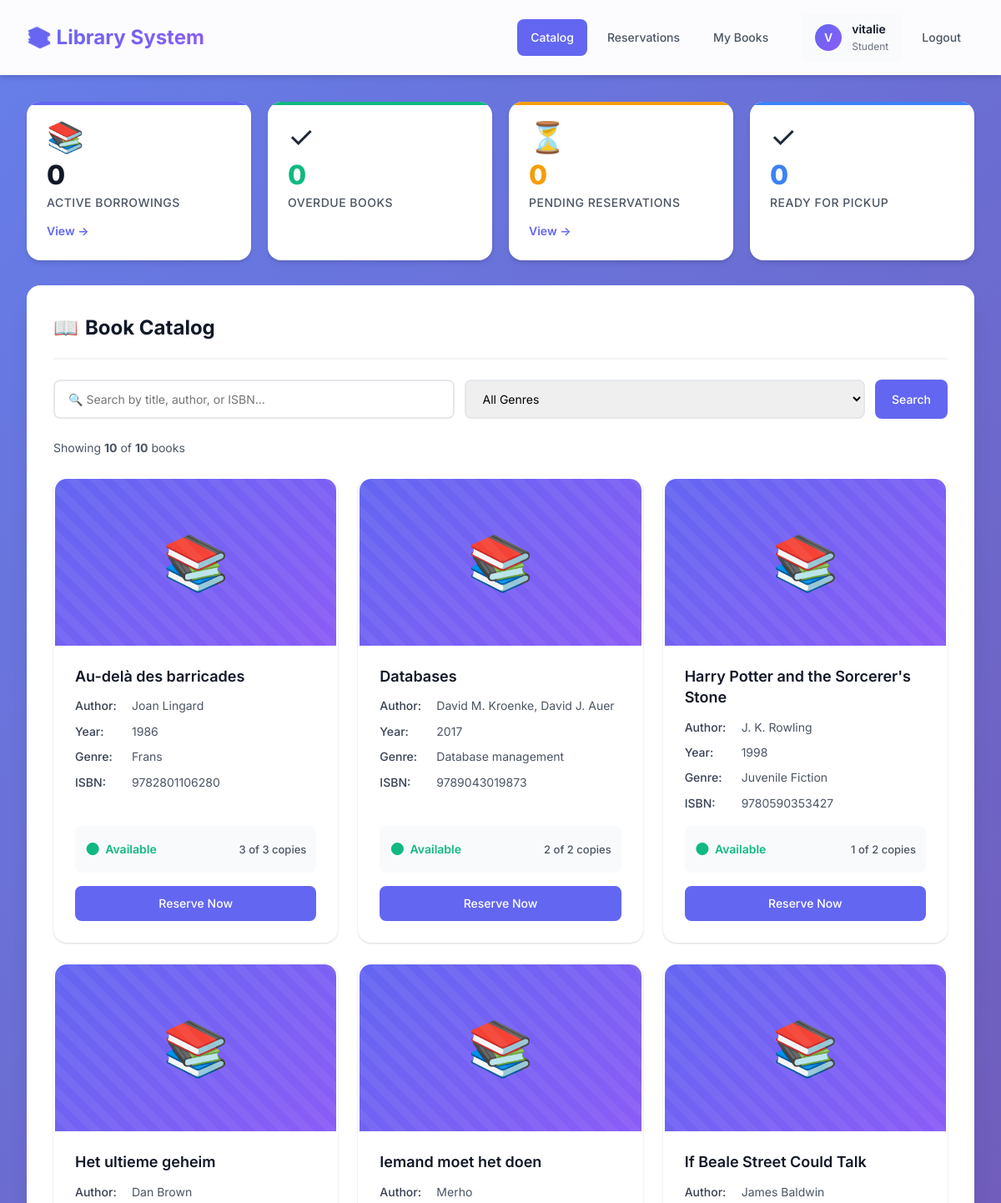
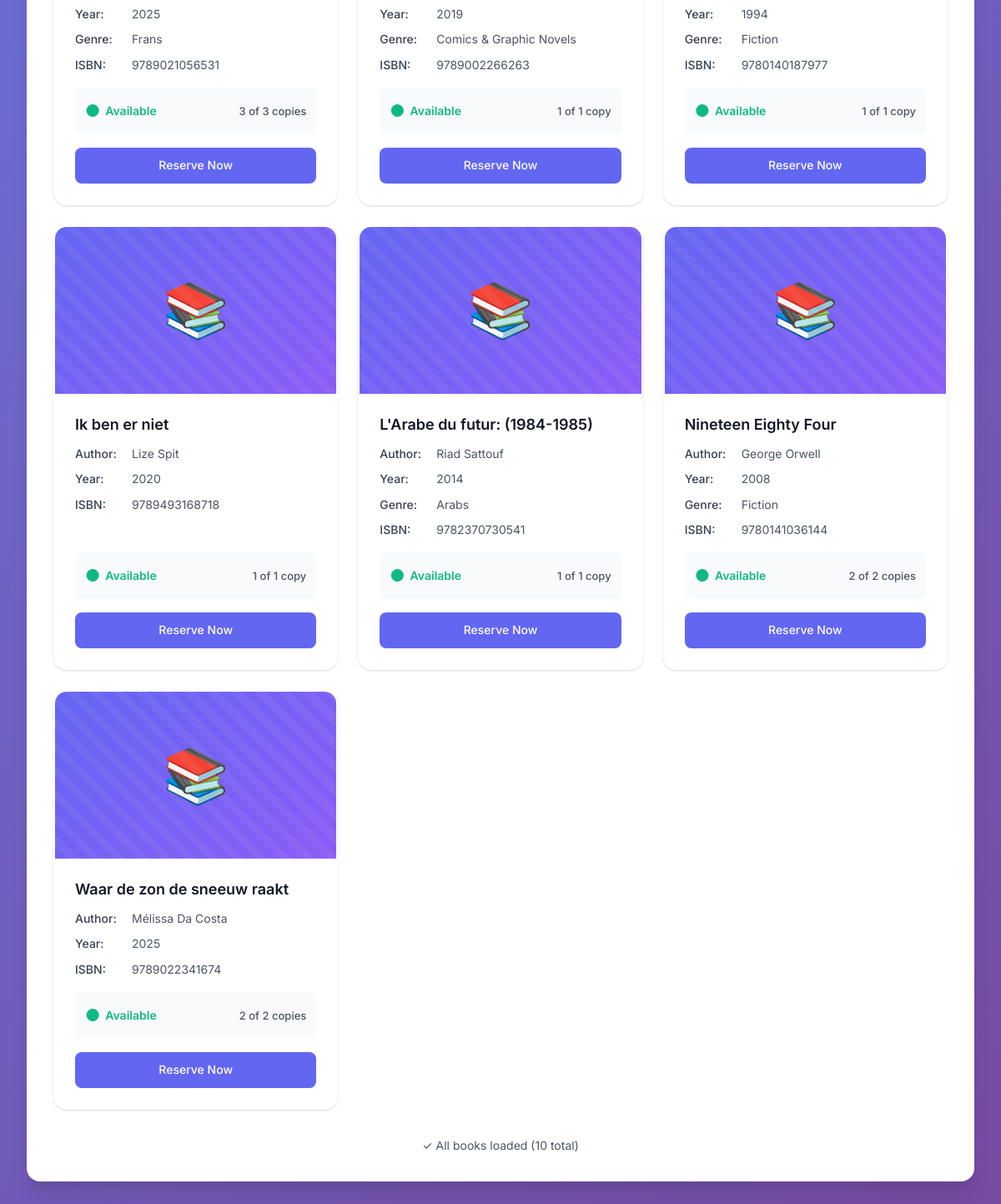
The page /catalog/ (signed in) on the database its author committed (2 pictures, top to bottom).
### library/models.py (models this page shows, shortened)
class User(AbstractUser):
    ROLE_CHOICES = (
        ('student', 'Student'),
        ('teacher', 'Teacher'),
        ('admin', 'Admin'),
    )
    role = models.CharField(max_length=7, choices=ROLE_CHOICES, default='student')
    objects = UserManager()
    class Meta:
        db_table = 'users'

class Book(models.Model):
    title = models.CharField(max_length=255)
    author = models.CharField(max_length=255, null=True, blank=True, unique=True)
    publication_year = models.IntegerField(null=True, blank=True)
    genre = models.CharField(max_length=50, null=True, blank=True)
    isbn = models.CharField(max_length=13, null=True, blank=True, unique=True)
    cover_image = models.ImageField(upload_to='book_covers/', blank=True, null=True)
    class Meta:
        db_table = 'books'
        indexes = [
            models.Index(fields=['title'], name='book_title_idx'),  # For search queries
            models.Index(fields=['author'], name='book_author_idx'),  # For search queries
            models.Index(fields=['genre'], name='book_genre_idx'),  # For genre filtering
        ]
    def get_cover_url(self):
        if self.cover_image:
            return self.cover_image.url
        if self.isbn:
            from django.core.cache import cache
            cache_key = f'book_cover_{self.isbn}'
            cached_url = cache.get(cache_key)
            if cached_url:
                return cached_url if cached_url != 'NO_COVER' else None
            try:
                import requests
                response = requests.get(
                    f'https://www.googleapis.com/books/v1/volumes?q=isbn:{self.isbn}',
                    timeout=2  # Reduced from 3 to 2 seconds
                )
                if response.status_code == 200:
                    data = response.json()
                    if data.get('totalItems', 0) > 0:
                        image_links = data['items'][0]['volumeInfo'].get('imageLinks', {})
                        for quality in ['large', 'medium', 'small', 'thumbnail', 'smallThumbnail']:
                            if quality in image_links:
                                cover_url = image_links[quality]
                                cache.set(cache_key, cover_url, 86400)
                                return cover_url
                cache.set(cache_key, 'NO_COVER', 86400)
            except:
                cache.set(cache_key, 'NO_COVER', 3600)
                pass  # Fail silently and fall back to placeholder
        return None

### library/views.py (the view)
# urls.py: path('catalog/', views.book_catalog, name='book_catalog'),
@login_required(login_url='student_login')
def book_catalog(request):
    user = request.user
    active_borrowings = Borrowing.objects.filter(
        user=user,
        return_date__isnull=True  # Any unreturned book
    ).count()
    overdue_borrowings = Borrowing.objects.filter(
        user=user,
        return_date__isnull=True,
        due_date__lt=timezone.now()
    ).count()
    pending_reservations = Reservation.objects.filter(
        user=user,
        status='pending'
    ).count()
    assigned_reservations = Reservation.objects.filter(
        user=user,
        status='assigned'
    ).count()
    books = Book.objects.all().order_by('title')  # Add ordering for consistent pagination
    search_query = request.GET.get('search', '')
    if search_query:
        books = books.filter(
            Q(title__icontains=search_query) |
            Q(author__icontains=search_query) |
            Q(isbn__icontains=search_query)
        )
    genre_filter = request.GET.get('genre', '')
    if genre_filter:
        books = books.filter(genre=genre_filter)
    from django.core.cache import cache
    genres = cache.get('book_genres_list')
    if not genres:
        genres = list(Book.objects.exclude(genre__isnull=True).exclude(genre='').values_list('genre', flat=True).distinct())
        cache.set('book_genres_list', genres, 3600)  # Cache for 1 hour
    page = request.GET.get('page', 1)
    paginator = Paginator(books, 12)
    try:
        books_page = paginator.page(page)
    except PageNotAnInteger:
        books_page = paginator.page(1)
    except EmptyPage:
        books_page = paginator.page(paginator.num_pages)
    book_ids = [book.id for book in books_page]
    books_with_counts = Book.objects.filter(id__in=book_ids).annotate(
        total_copies=Count('bookcopy', filter=~Q(bookcopy__condition='lost'), distinct=True),  # Exclude lost copies
        unavailable_copies_count=Count(
            'bookcopy',
            filter=Q(
                Q(bookcopy__borrowing__return_date__isnull=True, bookcopy__borrowing__status='active') |
                Q(bookcopy__reservation__status='assigned')
            ) & ~Q(bookcopy__condition='lost'),  # Exclude lost copies
            distinct=True
        )
    )
    availability_lookup = {
        book.id: {
            'total_copies': book.total_copies,
            'unavailable_count': book.unavailable_copies_count,
            'available_copies': book.total_copies - book.unavailable_copies_count
        }
        for book in books_with_counts
    }
    books_with_availability = []
    for book in books_page:
        if book.id in availability_lookup:
            book.total_copies = availability_lookup[book.id]['total_copies']
            book.unavailable_count = availability_lookup[book.id]['unavailable_count']
            book.available_copies = availability_lookup[book.id]['available_copies']
        else:
            book.total_copies = 0
            book.unavailable_count = 0
            book.available_copies = 0
        books_with_availability.append(book)
    context = {
        'books': books_page,
        'search_query': search_query,
        'genres': genres,
        'genre_filter': genre_filter,
        'total_books': paginator.count,
        'has_next': books_page.has_next(),
        'has_previous': books_page.has_previous(),
        'current_page': books_page.number,
        'total_pages': paginator.num_pages,
        'active_borrowings': active_borrowings,
        'overdue_borrowings': overdue_borrowings,
        'pending_reservations': pending_reservations,
        'assigned_reservations': assigned_reservations,
    }
    return render(request, 'library/book_catalog.html', context)

### library/templates/library/book_catalog.html (shortened to what this page needs)
{% extends 'library/base.html' %}
{% block content %}
<div class="stats-dashboard">
    <div class="stat-card stat-primary">
        <div class="stat-icon">📚</div>
        <div class="stat-content">
            <div class="stat-value">{{ active_borrowings }}</div>
            <div class="stat-label">Active Borrowing{{ active_borrowings|pluralize }}</div>
        </div>
        <a href="{% url 'my_borrowings' %}" class="stat-link">View →</a>
    </div>
    <div class="stat-card {% if overdue_borrowings > 0 %}stat-danger{% else %}stat-success{% endif %}">
        <div class="stat-icon">{% if overdue_borrowings > 0 %}⚠️{% else %}✓{% endif %}</div>
        <div class="stat-content">
            <div class="stat-value">{{ overdue_borrowings }}</div>
            <div class="stat-label">Overdue Book{{ overdue_borrowings|pluralize }}</div>
        </div>
    </div>
    <div class="stat-card stat-warning">
        <div class="stat-icon">⏳</div>
        <div class="stat-content">
            <div class="stat-value">{{ pending_reservations }}</div>
            <div class="stat-label">Pending Reservation{{ pending_reservations|pluralize }}</div>
        </div>
        <a href="{% url 'my_reservations' %}" class="stat-link">View →</a>
    </div>
    <div class="stat-card stat-info">
        <div class="stat-icon">✓</div>
        <div class="stat-content">
            <div class="stat-value">{{ assigned_reservations }}</div>
            <div class="stat-label">Ready for Pickup</div>
        </div>
    </div>
</div>
<div class="card">
    <div class="card-header">
        <h2 class="card-title">
            <span>📖</span>
            Book Catalog
        </h2>
    </div>
    <form method="get" class="search-bar">
        <input
            type="text"
            name="search"
            placeholder="🔍 Search by title, author, or ISBN..."
            value="{{ search_query }}"
            autocomplete="off"
        >
        <select name="genre">
            <option value="">All Genres</option>
        </select>
        <button type="submit" class="btn btn-primary">
            Search
        </button>
    </form>
    {% if books %}
    <p style="color: var(--gray-600); margin-bottom: 1.5rem; font-size: 0.875rem;">
        Showing <strong>{{ books|length }}</strong> of <strong>{{ total_books }}</strong> book{{ total_books|pluralize }}
    </p>
    <div class="book-grid" id="bookGrid">
        {% for book in books %}
        <div class="book-card">
            <div class="book-cover">
                {% if book.get_cover_url %}
                <div class="book-cover-fallback" style="display: none;">
                    📚
                </div>
                {% else %}
                📚
                {% endif %}
            </div>
            <div class="book-content">
                <h3>{{ book.title }}</h3>
                <div class="book-meta">
                    <div class="book-info">
                        <strong>Author:</strong>
                        <span>{{ book.author|default:"Unknown" }}</span>
                    </div>
                    {% if book.publication_year %}
                    <div class="book-info">
                        <strong>Year:</strong>
                        <span>{{ book.publication_year }}</span>
                    </div>
                    {% endif %}
                    {% if book.genre %}
                    <div class="book-info">
                        <strong>Genre:</strong>
                        <span>{{ book.genre }}</span>
                    </div>
                    {% endif %}
                    {% if book.isbn %}
                    <div class="book-info">
                        <strong>ISBN:</strong>
                        <span>{{ book.isbn }}</span>
                    </div>
                    {% endif %}
                </div>
                <div class="availability">
                    <div>
                        {% if book.available_copies > 0 %}
                        <span class="available">Available</span>
                        {% else %}
                        <span class="unavailable">Not Available</span>
                        {% endif %}
                    </div>
                    <div style="font-size: 0.8125rem; color: var(--gray-600);">
                        {{ book.available_copies }} of {{ book.total_copies }} cop{{ book.total_copies|pluralize:"y,ies" }}
                    </div>
                </div>
                <div style="margin-top: 1rem;">
                    <a href="{% url 'create_reservation' book.id %}" class="btn btn-primary" style="width: 100%;">
                        {% if book.available_copies > 0 %}
                        Reserve Now
                        {% else %}
                        Join Waitlist
                        {% endif %}
                    </a>
                </div>
            </div>
        </div>
        {% endfor %}
    </div>
    {% if has_next %}
    <div id="loadMoreContainer" style="margin-top: 2rem; text-align: center;">
        <button id="loadMoreBtn" class="btn btn-primary" style="min-width: 200px;">
            <span>Load More Books</span>
        </button>
        <p style="color: var(--gray-600); font-size: 0.875rem; margin-top: 0.75rem;">
            Showing {{ books|length }} of {{ total_books }} books
        </p>
    </div>
    <div id="scrollSentinel" style="height: 1px;"></div>
    {% else %}
    <div style="margin-top: 2rem; text-align: center; color: var(--gray-600); font-size: 0.875rem;">
        <p>✓ All books loaded ({{ total_books }} total)</p>
    </div>
    {% endif %}
    {% endif %}
</div>
{% endblock %}

### library/templates/library/base.html (shortened to what this page needs)
<!DOCTYPE html>
<html lang="en">
<head>
</head>
<body>
    {% if user.is_authenticated %}
    <nav class="navbar">
        <div class="navbar-container">
            <a href="{% url 'book_catalog' %}" class="navbar-brand">
                <h1>📚 Library System</h1>
            </a>
            <nav class="nav-menu" id="navMenu">
                {% if user.is_staff %}
                    <a href="{% url 'admin_dashboard' %}" class="nav-link {% if request.resolver_match.url_name == 'admin_dashboard' %}active{% endif %}">
                        <span class="nav-icon">📊</span>
                        <span>Dashboard</span>
                    </a>
                    <a href="{% url 'admin_reservations' %}" class="nav-link {% if request.resolver_match.url_name == 'admin_reservations' %}active{% endif %}">
                        <span class="nav-icon">🎫</span>
                        <span>Reservations</span>
                    </a>
                    <a href="{% url 'admin_borrowings' %}" class="nav-link {% if request.resolver_match.url_name == 'admin_borrowings' %}active{% endif %}">
                        <span class="nav-icon">📖</span>
                        <span>Borrowings</span>
                    </a>
                    <a href="{% url 'admin_users' %}" class="nav-link {% if request.resolver_match.url_name in 'admin_users,admin_user_detail' %}active{% endif %}">
                        <span class="nav-icon">�</span>
                        <span>Users</span>
                    </a>
                    <a href="{% url 'book_catalog' %}" class="nav-link {% if request.resolver_match.url_name == 'book_catalog' %}active{% endif %}">
                        <span class="nav-icon">📚</span>
                        <span>Books</span>
                    </a>
                    <a href="/admin/" class="nav-link" style="background: linear-gradient(135deg, #6366f1 0%, #4f46e5 100%); color: white;" title="Book Management & System Settings">
                        <span class="nav-icon">⚙️</span>
                        <span>Settings</span>
                    </a>
                {% else %}
                    <a href="{% url 'book_catalog' %}" class="nav-link {% if request.resolver_match.url_name == 'book_catalog' %}active{% endif %}">
                        <span>Catalog</span>
                    </a>
                    <a href="{% url 'my_reservations' %}" class="nav-link {% if request.resolver_match.url_name == 'my_reservations' %}active{% endif %}">
                        <span>Reservations</span>
                    </a>
                    <a href="{% url 'my_borrowings' %}" class="nav-link {% if request.resolver_match.url_name == 'my_borrowings' %}active{% endif %}">
                        <span>My Books</span>
                    </a>
                {% endif %}
                <div class="user-menu">
                    <div class="user-avatar">{{ user.username|slice:":1"|upper }}</div>
                    <div class="user-info">
                        <div class="user-name">{{ user.username }}</div>
                        <div class="user-role">{% if user.is_staff %}Admin{% else %}{{ user.role }}{% endif %}</div>
                    </div>
                </div>
                <a href="{% url 'student_logout' %}" class="nav-link nav-link-logout">
                    <span>Logout</span>
                </a>
            </nav>
        </div>
    </nav>
    {% endif %}
    <div class="container">
        <div id="pageContent" style="animation: fadeIn 0.3s ease;">
        {% block content %}
        {% endblock %}
        </div>
    </div>
</body>
</html>

### rows shown on the page
User: username "V", username "vitalie", role "Student"
Book: title "Au-delà des barricades", author "Joan Lingard", publication_year "1986", genre "Frans", isbn "9782801106280", shows "Available", available_copies "3", total_copies "3", shows "Reserve Now"
Book: title "Databases", author "David M. Kroenke, David J. Auer", publication_year "2017", genre "Database management", isbn "9789043019873", shows "Available", available_copies "2", total_copies "2", shows "Reserve Now"
Book: title "Harry Potter and the Sorcerer's Stone", author "J. K. Rowling", publication_year "1998", genre "Juvenile Fiction", isbn "9780590353427", shows "Available", available_copies "1", total_copies "2", shows "Reserve Now"
Book: title "Het ultieme geheim", author "Dan Brown", publication_year "2025", genre "Frans", isbn "9789021056531", shows "Available", available_copies "3", total_copies "3", shows "Reserve Now"
Book: title "Iemand moet het doen", author "Merho", publication_year "2019", genre "Comics & Graphic Novels", isbn "9789002266263", shows "Available", available_copies "1", total_copies "1", shows "Reserve Now"
Book: title "If Beale Street Could Talk", author "James Baldwin", publication_year "1994", genre "Fiction", isbn "9780140187977", shows "Available", available_copies "1", total_copies "1", shows "Reserve Now"
Book: title "Ik ben er niet", author "Lize Spit", publication_year "2020", isbn "9789493168718", shows "Available", available_copies "1", total_copies "1", shows "Reserve Now"
Book: title "L'Arabe du futur: (1984-1985)", author "Riad Sattouf", publication_year "2014", genre "Arabs", isbn "9782370730541", shows "Available", available_copies "1", total_copies "1", shows "Reserve Now"
Book: title "Nineteen Eighty Four", author "George Orwell", publication_year "2008", genre "Fiction", isbn "9780141036144", shows "Available", available_copies "2", total_copies "2", shows "Reserve Now"
Book: title "Waar de zon de sneeuw raakt", author "Mélissa Da Costa", publication_year "2025", isbn "9789022341674", shows "Available", available_copies "2", total_copies "2", shows "Reserve Now"

### other values the page prints
{{ active_borrowings }} "0"
{{ overdue_borrowings }} "0"
{{ pending_reservations }} "0"
{{ assigned_reservations }} "0"
{{ books|length }} "10"
{{ total_books }} "10"
